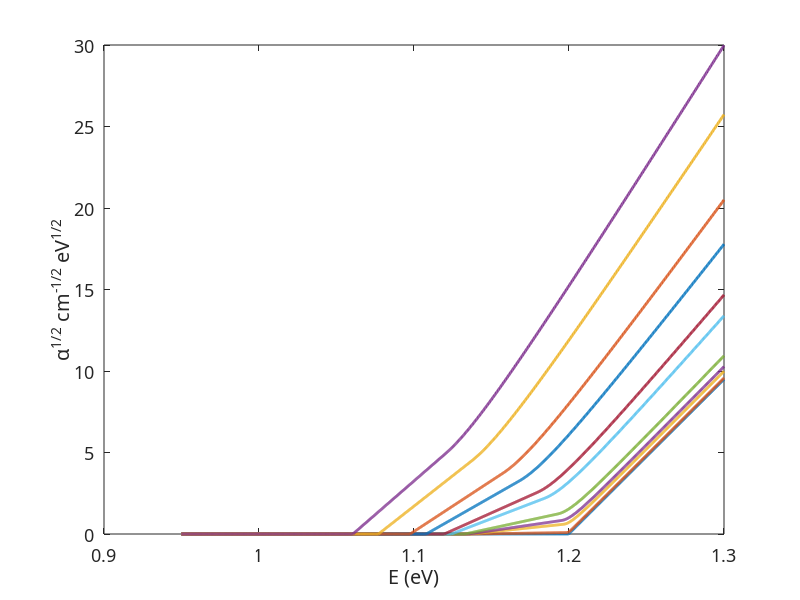

This chart was generated by the following MATLAB code: (Note: this script raises an error after producing the figure.)
clc;
clearvars;
close all;

format long;
set(0,'DefaultAxesFontName', 'Latex');
set(0,'DefaultAxesFontSize', 13);



%% physical constants
m0      = 9.11e-31;
q       = 1.6e-19;
eps0    = 8.854e-12;
kB      =  1.38e-23;
h       = 6.624e-34;
hcut    = h/(2*pi);
c       = 3e8;

me      = 0.98*m0;
mh      = 0.16*m0;
mr      = me*mh/(me+mh);

fcv     = 23*q; %constant
fcvf    = fcv/1000;

eps     = 11.9*eps0;
Eg      = 1.12*q;

%% Vashni's law
Eg0     = 1.17; %eV
A       = 7.021e-4;
B       = 1108;

Eg_V    = @(T) (Eg0 - A*T^2/(B + T))*q; %Vashni's law
Ep      = 0.03 * q;     % Typical phonon energy 20-30meV
%% Task 2: Indirect bandgap
Ts      = [20, 42, 77, 90, 112, 170, 195, 249, 291, 363, 415];
% E       = linspace(Eg-0.1*q,Eg+0.2*q,1000);
E       = linspace(0.95*q,1.3*q,1000);
eV      = 1.6 * 10^-19;

% Direct Allowed transition
figure(3);
for  T = Ts
     EgT   = Eg_V(T); %From Vashni's law
    % EgT  = Eg; %bandgap does not change with temperature
     alpha = (E>EgT-Ep).*(E - EgT + Ep).^2./(exp(Ep./(kB*T)) - 1) ...
            + (E>EgT+Ep).*(E - EgT - Ep).^2./(1 - exp(-Ep./(kB*T)));
     alpha = (5.9135e20)^2.*alpha;   % need to make it work

% from the graph in the paper, 415K has photon energy 1.10 eV for 3.25 cm^-.5 eV^0.5
% plotted sqrt(alpha), got 5.49580e-21 at 1.10eV for 415k
% so 3.25/5.49580e-21 = 5.9135e20 which is the proportionality constant;
    plot(E/q, sqrt(alpha),'Linewidth', 2,...
        'DisplayName',sprintf('T = %d K',T));

    hold on;
end
xlabel ('E (eV)');
ylabel('\alpha^{1/2} cm^{-1/2} eV^{1/2}');
title(sprintf("Energy-dependent \\alpha^{1/2} for %s",string));
subtitle("Due to phonon emission/absorption");
% xlim([Eg/q-0.1,Eg/q+0.2]);
xlim([0.95,1.3]);
ylim([0, 7]);
grid on;
legend('Box','off');
